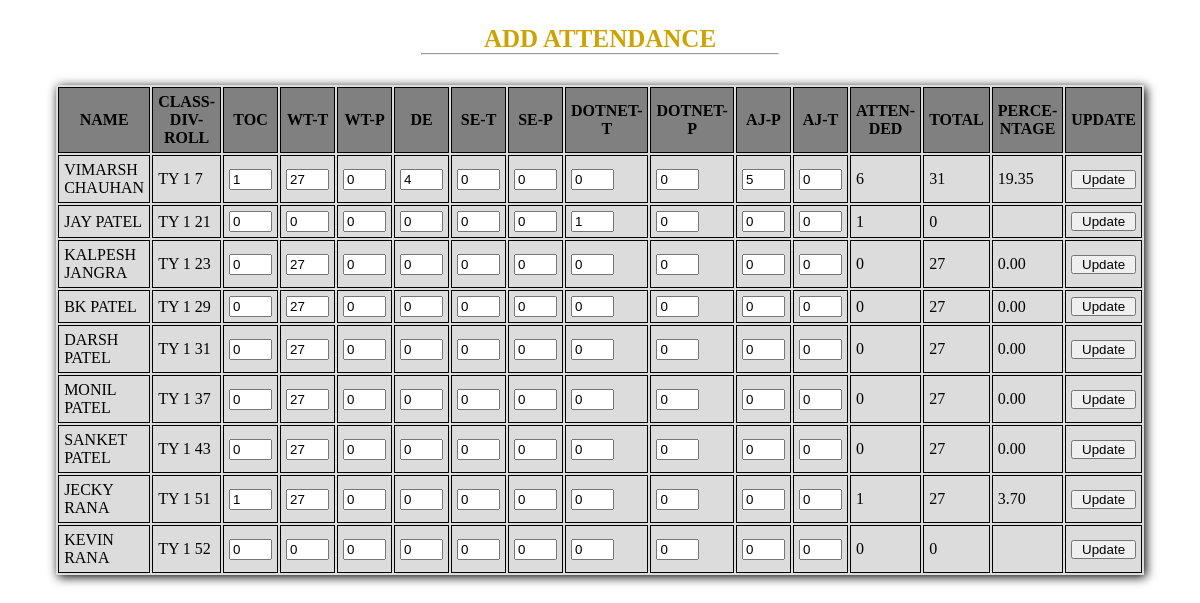
Page /add_attendance.php on the committed database.
### tables this page shows
CREATE TABLE `profile` (
  `UserId` varchar(15) NOT NULL,
  `Fname` text NOT NULL,
  `Lname` text NOT NULL,
  `RegNo` int(5) NOT NULL,
  `Class` varchar(2) NOT NULL,
  `Division` int(1) NOT NULL,
  `RollNo` int(2) NOT NULL,
  `MobNo` bigint(10) NOT NULL,
  `Addr` varchar(50) NOT NULL,
  `Pass` varchar(32) NOT NULL DEFAULT 'jecky',
  `S1` int(2) NOT NULL DEFAULT '0',
  `S1t` int(2) NOT NULL DEFAULT '0',
  `S2` int(2) NOT NULL DEFAULT '0',
  `S2t` int(2) NOT NULL DEFAULT '0',
  `S3` int(2) NOT NULL DEFAULT '0',
  `S3t` int(2) NOT NULL DEFAULT '0',
  `S4` int(2) NOT NULL DEFAULT '0',
  `S4t` int(2) NOT NULL DEFAULT '0',
  `S5` int(2) DEFAULT '0',
  `S5t` int(2) NOT NULL DEFAULT '0',
  `Attended` int(2) AS (S1+S2+S3+S4+S5) VIRTUAL,
  `Total` int(2) AS (S1t+S2t+S3t+S4t+S5t) VIRTUAL,
  `Percent` decimal(4,2) AS ((S1+S2+S3+S4+S5)*100/(S1t+S2t+S3t+S4t+S5t)) VIRTUAL,
  `Notifications` varchar(150) DEFAULT NULL
);

### add_attendance.php (the view, shortened to what this page needs)
<!DOCTYPE html>
<html lang="en">
<head>
	<link rel="stylesheet" href="Addons/attendance.css">
    <link rel="stylesheet" href="Addons/addattendance.css">
</head>
<body>
    <p class="patten">Add Attendance</p>
    <hr class="hratten">
    <?php
	fetch();
	function fetch() {
		$user = 'root';
		$pass = '';
		$db = 'students';
		$conn = new mysqli('localhost', $user, $pass, $db) or die("Unable to connect to server".$db);
		$get_all = "select * from profile order by Division, RollNo";
		$data = mysqli_query($conn, $get_all) or die("No records found.");
		echo "<div class=\"table\"><table><tr><th>Name</th><th>Class-Div-Roll</th><th>TOC</th><th>WT-T</th><th>WT-P</th><th>DE</th><th>SE-T</th><th>SE-P</th><th>DOTNET-T</th><th>DOTNET-P</th><th>AJ-P</th><th>AJ-T</th><th>Atten-ded</th><th>Total</th><th>Perce-ntage</th><th>Update</th></tr>";
		while($row = mysqli_fetch_assoc($data)) {
			echo
                "<tr><form action='home.php?page=attendance.php&UserId=".$row['UserId']."' method=POST>
                <td>".$row["Fname"]." ".$row["Lname"]."</td>
                <td>".$row["Class"]." ".$row["Division"]." ".$row["RollNo"]."</td>
                <td><input type='number' name='".$row['UserId']."S1' value='".$row["S1"]."'></td>
                <td><input type='number' name='".$row['UserId']."S1t' value='".$row["S1t"]."'></td>
                <td><input type='number' name='".$row['UserId']."S2' value='".$row["S2"]."'></td>
                <td><input type='number' name='".$row['UserId']."S2t' value='".$row["S2t"]."'></td>
                <td><input type='number' name='".$row['UserId']."S3' value='".$row["S3"]."'></td>
                <td><input type='number' name='".$row['UserId']."S3t' value='".$row["S3t"]."'></td>
                <td><input type='number' name='".$row['UserId']."S4' value='".$row["S4"]."'></td>
                <td><input type='number' name='".$row['UserId']."S4t' value='".$row["S4t"]."'></td>
                <td><input type='number' name='".$row['UserId']."S5' value='".$row["S5"]."'></td>
                <td><input type='number' name='".$row['UserId']."S5t' value='".$row["S5t"]."'></td>
                <td>".$row["Attended"]."</td>
                <td>".$row["Total"]."</td>
                <td>".$row["Percent"]."</td>
            	<td><input type='submit' name='".$row['UserId']."submit' value='Update' style='width:100%;height:100%;padding:0px'></td>
                </form></tr>";
		}
		echo "</table></div>";
	}
	?>
</body>
</html>

### Addons/attendance.css (style rules this page uses)
p.patten { font-family: cursive; font-size: 25px; font-weight: 700; text-align: center; margin-bottom:0; color:#cca300; text-shadow: 1px 1px 1px white; text-transform: uppercase; }
hr.hratten { width:30%; margin:auto; box-shadow: 1px 1px 1px white; }
.table table { width:80%; margin-right: auto; margin-left: auto; margin-top: 30px; margin-bottom: 30px; box-shadow:2px 2px 10px black; background-color:#DCDCDC; }
.table th { background-color:#808080; }
.table td,.table th { border:1px solid black; padding:5px; text-transform: uppercase; }

### Addons/addattendance.css (style rules this page uses)
::placeholder { color:black; }
input { width: 35px; }

### rows in the picture
profile: Fname "VIMARSH", Lname "CHAUHAN", Class "TY", Division "1", RollNo "7", S1 "1", S1t "27", S2 "0", S2t "4", S3 "0", S3t "0", S4 "0", S4t "0", S5 "5", S5t "0", Attended "6", Total "31", Percent "19.35"
profile: Fname "JAY", Lname "PATEL", Class "TY", Division "1", RollNo "21", S1 "0", S1t "0", S2 "0", S2t "0", S3 "0", S3t "0", S4 "1", S4t "0", S5 "0", S5t "0", Attended "1", Total "0"
profile: Fname "KALPESH", Lname "JANGRA", Class "TY", Division "1", RollNo "23", S1 "0", S1t "27", S2 "0", S2t "0", S3 "0", S3t "0", S4 "0", S4t "0", S5 "0", S5t "0", Attended "0", Total "27", Percent "0.00"
profile: Fname "BK", Lname "PATEL", Class "TY", Division "1", RollNo "29", S1 "0", S1t "27", S2 "0", S2t "0", S3 "0", S3t "0", S4 "0", S4t "0", S5 "0", S5t "0", Attended "0", Total "27", Percent "0.00"
profile: Fname "DARSH", Lname "PATEL", Class "TY", Division "1", RollNo "31", S1 "0", S1t "27", S2 "0", S2t "0", S3 "0", S3t "0", S4 "0", S4t "0", S5 "0", S5t "0", Attended "0", Total "27", Percent "0.00"
profile: Fname "MONIL", Lname "PATEL", Class "TY", Division "1", RollNo "37", S1 "0", S1t "27", S2 "0", S2t "0", S3 "0", S3t "0", S4 "0", S4t "0", S5 "0", S5t "0", Attended "0", Total "27", Percent "0.00"
profile: Fname "SANKET", Lname "PATEL", Class "TY", Division "1", RollNo "43", S1 "0", S1t "27", S2 "0", S2t "0", S3 "0", S3t "0", S4 "0", S4t "0", S5 "0", S5t "0", Attended "0", Total "27", Percent "0.00"
profile: Fname "JECKY", Lname "RANA", Class "TY", Division "1", RollNo "51", S1 "1", S1t "27", S2 "0", S2t "0", S3 "0", S3t "0", S4 "0", S4t "0", S5 "0", S5t "0", Attended "1", Total "27", Percent "3.70"
profile: Fname "KEVIN", Lname "RANA", Class "TY", Division "1", RollNo "52", S1 "0", S1t "0", S2 "0", S2t "0", S3 "0", S3t "0", S4 "0", S4t "0", S5 "0", S5t "0", Attended "0", Total "0"
